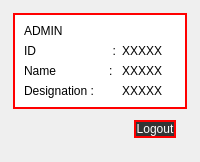
                      <widget class="QWidget" name="adminpage">
                       <layout class="QHBoxLayout" name="horizontalLayout_49">
                        <item>
                         <widget class="QFrame" name="frame_107">
                          <property name="styleSheet">
                           <string notr="true">background-color: rgba(0, 0, 0, 0);</string>
                          </property>
                          <property name="frameShape">
                           <enum>QFrame::StyledPanel</enum>
                          </property>
                          <property name="frameShadow">
                           <enum>QFrame::Raised</enum>
                          </property>
                          <layout class="QHBoxLayout" name="horizontalLayout_58">
                           <property name="spacing">
                            <number>0</number>
                           </property>
                           <property name="leftMargin">
                            <number>0</number>
                           </property>
                           <property name="topMargin">
                            <number>0</number>
                           </property>
                           <property name="rightMargin">
                            <number>0</number>
                           </property>
                           <property name="bottomMargin">
                            <number>0</number>
                           </property>
                           <item>
                            <widget class="QFrame" name="frame_117">
                             <property name="sizePolicy">
                              <sizepolicy hsizetype="Expanding" vsizetype="Expanding">
                               <horstretch>0</horstretch>
                               <verstretch>0</verstretch>
                              </sizepolicy>
                             </property>
                             <property name="frameShape">
                              <enum>QFrame::StyledPanel</enum>
                             </property>
                             <property name="frameShadow">
                              <enum>QFrame::Raised</enum>
                             </property>
                             <layout class="QVBoxLayout" name="verticalLayout_72">
                              <property name="spacing">
                               <number>0</number>
                              </property>
                              <property name="leftMargin">
                               <number>0</number>
                              </property>
                              <property name="topMargin">
                               <number>0</number>
                              </property>
                              <property name="rightMargin">
                               <number>0</number>
                              </property>
                              <property name="bottomMargin">
                               <number>0</number>
                              </property>
                              <item>
                               <widget class="QFrame" name="frame_118">
                                <property name="sizePolicy">
                                 <sizepolicy hsizetype="Preferred" vsizetype="Preferred">
                                  <horstretch>0</horstretch>
                                  <verstretch>0</verstretch>
                                 </sizepolicy>
                                </property>
                                <property name="styleSheet">
                                 <string notr="true">background-color: rgb(255, 255, 255);border:2px solid red;</string>
                                </property>
                                <property name="frameShape">
                                 <enum>QFrame::StyledPanel</enum>
                                </property>
                                <property name="frameShadow">
                                 <enum>QFrame::Raised</enum>
                                </property>
                                <layout class="QGridLayout" name="gridLayout_4">
                                 <item row="0" column="0" colspan="2">
                                  <widget class="QLabel" name="label_52">
                                   <property name="styleSheet">
                                    <string notr="true">font: 16pt &quot;Copperplate Gothic Bold&quot;;
background-color: rgba(0, 0, 0, 0);
color: rgb(0, 0, 0);border:none;</string>
                                   </property>
                                   <property name="text">
                                    <string>ADMIN</string>
                                   </property>
                                  </widget>
                                 </item>
                                 <item row="1" column="0">
                                  <widget class="QLabel" name="label_51">
                                   <property name="styleSheet">
                                    <string notr="true">font: 12pt &quot;Copperplate Gothic Bold&quot;;
background-color: rgba(0, 0, 0, 0);
color: rgb(0, 0, 0);border:none;</string>
                                   </property>
                                   <property name="text">
                                    <string>ID                       :</string>
                                   </property>
                                  </widget>
                                 </item>
                                 <item row="1" column="1">
                                  <widget class="QLabel" name="label_53">
                                   <property name="styleSheet">
                                    <string notr="true">font: 12pt &quot;Copperplate Gothic Bold&quot;;
background-color: rgba(0, 0, 0, 0);
color: rgb(0, 0, 0);border:none;</string>
                                   </property>
                                   <property name="text">
                                    <string>XXXXX</string>
                                   </property>
                                  </widget>
                                 </item>
                                 <item row="2" column="0">
                                  <widget class="QLabel" name="label_49">
                                   <property name="styleSheet">
                                    <string notr="true">font: 12pt &quot;Copperplate Gothic Bold&quot;;
background-color: rgba(0, 0, 0, 0);
color: rgb(0, 0, 0);border:none;</string>
                                   </property>
                                   <property name="text">
                                    <string>Name                :</string>
                                   </property>
                                  </widget>
                                 </item>
                                 <item row="2" column="1">
                                  <widget class="QLabel" name="label_54">
                                   <property name="styleSheet">
                                    <string notr="true">font: 12pt &quot;Copperplate Gothic Bold&quot;;
background-color: rgba(0, 0, 0, 0);
color: rgb(0, 0, 0);border:none;</string>
                                   </property>
                                   <property name="text">
                                    <string>XXXXX</string>
                                   </property>
                                  </widget>
                                 </item>
                                 <item row="3" column="0">
                                  <widget class="QLabel" name="label_50">
                                   <property name="styleSheet">
                                    <string notr="true">font: 12pt &quot;Copperplate Gothic Bold&quot;;
background-color: rgba(0, 0, 0, 0);
color: rgb(0, 0, 0);border:none;</string>
                                   </property>
                                   <property name="text">
                                    <string>Designation :</string>
                                   </property>
                                  </widget>
                                 </item>
                                 <item row="3" column="1">
                                  <widget class="QLabel" name="label_55">
                                   <property name="styleSheet">
                                    <string notr="true">font: 12pt &quot;Copperplate Gothic Bold&quot;;
background-color: rgba(0, 0, 0, 0);
color: rgb(0, 0, 0);border:none;</string>
                                   </property>
                                   <property name="text">
                                    <string>XXXXX</string>
                                   </property>
                                  </widget>
                                 </item>
                                </layout>
                               </widget>
                              </item>
                              <item>
                               <widget class="QFrame" name="frame_119">
                                <property name="sizePolicy">
                                 <sizepolicy hsizetype="Expanding" vsizetype="Preferred">
                                  <horstretch>0</horstretch>
                                  <verstretch>0</verstretch>
                                 </sizepolicy>
                                </property>
                                <property name="frameShape">
                                 <enum>QFrame::StyledPanel</enum>
                                </property>
                                <property name="frameShadow">
                                 <enum>QFrame::Raised</enum>
                                </property>
                                <layout class="QHBoxLayout" name="horizontalLayout_50">
                                 <property name="spacing">
                                  <number>0</number>
                                 </property>
                                 <property name="leftMargin">
                                  <number>0</number>
                                 </property>
                                 <property name="topMargin">
                                  <number>0</number>
                                 </property>
                                 <property name="rightMargin">
                                  <number>0</number>
                                 </property>
                                 <property name="bottomMargin">
                                  <number>0</number>
                                 </property>
                                 <item alignment="Qt::AlignVCenter">
                                  <widget class="QFrame" name="frame_125">
                                   <property name="styleSheet">
                                    <string notr="true">background-color: rgba(0, 0, 0, 0);</string>
                                   </property>
                                   <property name="frameShape">
                                    <enum>QFrame::StyledPanel</enum>
                                   </property>
                                   <property name="frameShadow">
                                    <enum>QFrame::Raised</enum>
                                   </property>
                                   <layout class="QHBoxLayout" name="horizontalLayout_54"/>
                                  </widget>
                                 </item>
                                 <item>
                                  <widget class="QFrame" name="frame_126">
                                   <property name="styleSheet">
                                    <string notr="true">background-color: rgba(0, 0, 0, 0);</string>
                                   </property>
                                   <property name="frameShape">
                                    <enum>QFrame::StyledPanel</enum>
                                   </property>
                                   <property name="frameShadow">
                                    <enum>QFrame::Raised</enum>
                                   </property>
                                   <layout class="QHBoxLayout" name="horizontalLayout_55"/>
                                  </widget>
                                 </item>
                                 <item>
                                  <widget class="QFrame" name="frame_127">
                                   <property name="styleSheet">
                                    <string notr="true">background-color: rgba(0, 0, 0, 0);</string>
                                   </property>
                                   <property name="frameShape">
                                    <enum>QFrame::StyledPanel</enum>
                                   </property>
                                   <property name="frameShadow">
                                    <enum>QFrame::Raised</enum>
                                   </property>
                                   <layout class="QHBoxLayout" name="horizontalLayout_56"/>
                                  </widget>
                                 </item>
                                 <item>
                                  <widget class="QFrame" name="frame_128">
                                   <property name="styleSheet">
                                    <string notr="true">background-color: rgba(0, 0, 0, 0);</string>
                                   </property>
                                   <property name="frameShape">
                                    <enum>QFrame::StyledPanel</enum>
                                   </property>
                                   <property name="frameShadow">
                                    <enum>QFrame::Raised</enum>
                                   </property>
                                   <layout class="QHBoxLayout" name="horizontalLayout_57">
                                    <item>
                                     <widget class="QPushButton" name="pushButton_36">
                                      <property name="styleSheet">
                                       <string notr="true">QPushButton#pushButton_36{
    font: 8pt &quot;Copperplate Gothic Bold&quot;; 
	background-color:rgba(0,0,0,200);
    color:rgba(255,255,255,255);
    border-radius:10px;
border: 2px solid red;
}
QPushButton#pushButton_36:hover{
    background-color:rgb(255,255,255);
    color: rgb(0,0,0);
}
QPushButton#pushButton_36:pressed{
    background-color: rgb(0,0,0);
}</string>
                                      </property>
                                      <property name="text">
                                       <string>Logout</string>
                                      </property>
                                      <property name="icon">
                                       <iconset resource="attachments/icons.qrc">
                                        <normaloff>:/icons/log-out.svg</normaloff>:/icons/log-out.svg</iconset>
                                      </property>
                                      <property name="iconSize">
                                       <size>
                                        <width>30</width>
                                        <height>70</height>
                                       </size>
                                      </property>
                                     </widget>
                                    </item>
                                   </layout>
                                  </widget>
                                 </item>
                                </layout>
                               </widget>
                              </item>
                             </layout>
                            </widget>
                           </item>
                          </layout>
                         </widget>
                        </item>
                       </layout>
                      </widget>
